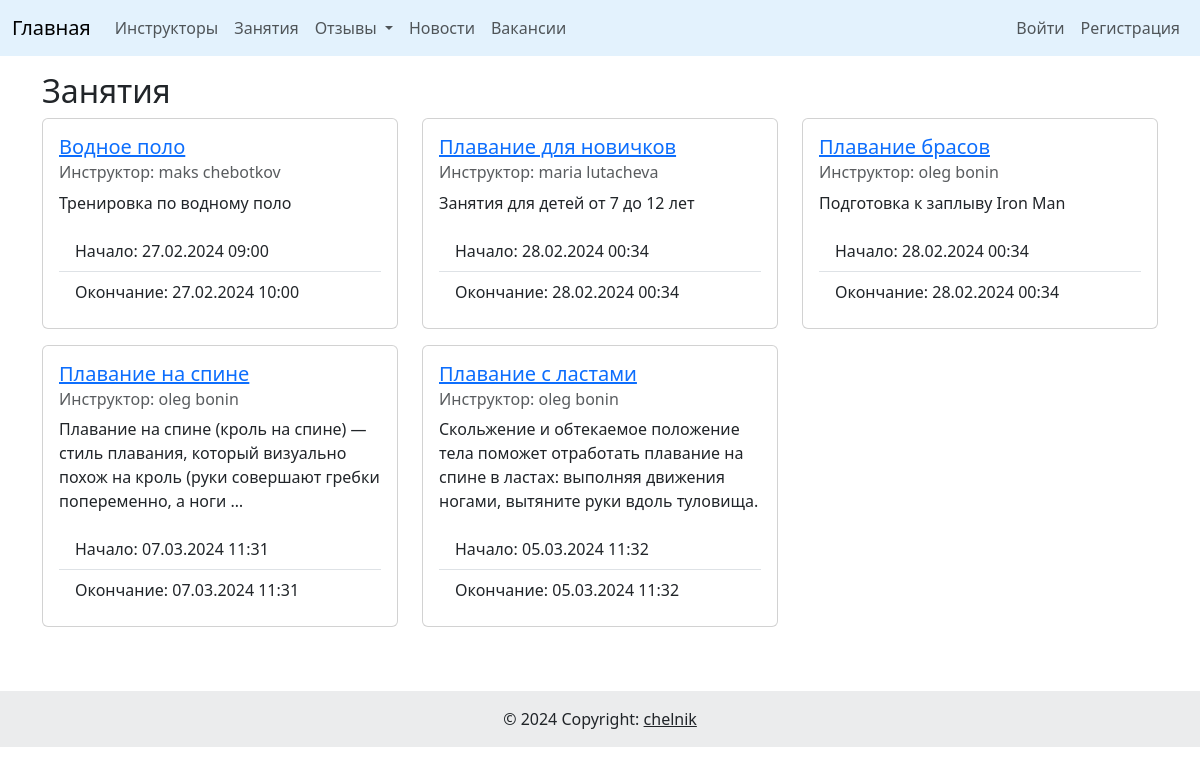
Screenshot of /lessons/ with the database file from the repository.
### pool_app/models.py (models this page shows, shortened)
class Lesson(models.Model):
    title = models.CharField(max_length=255)
    instructor = models.ForeignKey(Instructor, on_delete=models.CASCADE)
    start_time = models.DateTimeField()
    end_time = models.DateTimeField()
    description = models.TextField()
    participants = models.ManyToManyField(User, related_name='lessons')
    class Meta:
        verbose_name = 'Занятие'
        verbose_name_plural = 'Занятия'

class Instructor(models.Model):
    user = models.OneToOneField(User, on_delete=models.CASCADE)
    bio = models.TextField()
    qualifications = models.CharField(max_length=255)
    photo = models.ImageField(upload_to='instruct_img/', blank=True, null=True)
    class Meta:
        verbose_name = 'Инструктор'
        verbose_name_plural = 'Инструкторы'

### users/models.py (models this page shows, shortened)
class User(AbstractUser):
    date_of_birth = models.DateField(blank=True, null=True)
    phone_regex = RegexValidator(regex=r'^(?:\+7|8)\d{10}$',
                                 message="Неверный формат номера телефона")
    phone_number = models.CharField(validators=[phone_regex], max_length=12,
                                    unique=True, blank=False, null=False)
    class Meta:
        verbose_name = 'Пользователь'
        verbose_name_plural = 'Пользователи'
        ordering = 'username',

### pool_app/views.py (the view)
# urls.py: path('lessons/', lesson_list, name='lesson_list'),
def lesson_list(request):
    lessons = Lesson.objects.all()
    return render(request, 'pool_app/lesson_list.html',
                  {'lessons': lessons})

### pool_app/templates/pool_app/lesson_list.html
{% extends 'base.html' %}
{% block content %}
<div class="container mt-3 mb-5">
    <h2>Занятия</h2>
    {% if lessons %}
    <div class="row">
        {% for lesson in lessons %}
        <div class="col-md-4 mb-3">
            <div class="card">
                <div class="card-body">
                    <h5 class="card-title"><a href="{% url 'pool_app:lesson_detail' pk=lesson.pk %}">{{ lesson.title }}</a></h5>
                    <h6 class="card-subtitle mb-2 text-muted">Инструктор: {{ lesson.instructor.user.get_full_name }}</h6>
                    <p class="card-text">{{ lesson.description|truncatewords:20 }}</p>
                    <ul class="list-group list-group-flush">
                        <li class="list-group-item">Начало: {{ lesson.start_time|date:"d.m.Y H:i" }}</li>
                        <li class="list-group-item">Окончание: {{ lesson.end_time|date:"d.m.Y H:i" }}</li>
                    </ul>
                </div>
            </div>
        </div>
        {% endfor %}
    </div>
    {% else %}
    <p>Занятий пока нет.</p>
    {% endif %}
</div>
{% endblock %}

### rows the page displays
Lesson: title "Водное поло", instructor.user.get_full_name "maks chebotkov", description "Тренировка по водному поло", start_time "27.02.2024 09:00", end_time "27.02.2024 10:00"
Lesson: title "Плавание для новичков", instructor.user.get_full_name "maria lutacheva", description "Занятия для детей от 7 до 12 лет", start_time "28.02.2024 00:34", end_time "28.02.2024 00:34"
Lesson: title "Плавание брасов", instructor.user.get_full_name "oleg bonin", description "Подготовка к заплыву Iron Man", start_time "28.02.2024 00:34", end_time "28.02.2024 00:34"
Lesson: title "Плавание на спине", instructor.user.get_full_name "oleg bonin", description "Плавание на спине (кроль на спине) — стиль плавания, который визуально похож на кроль (руки совершают гребки попеременно, а ноги …", start_time "07.03.2024 11:31", end_time "07.03.2024 11:31"
Lesson: title "Плавание с ластами", instructor.user.get_full_name "oleg bonin", description "Скольжение и обтекаемое положение тела поможет отработать плавание на спине в ластах: выполняя движения ногами, вытяните руки вдоль туловища.", start_time "05.03.2024 11:32", end_time "05.03.2024 11:32"
